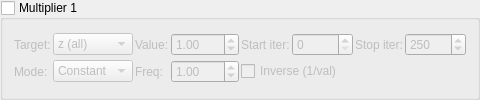
    <widget class="MyGroupBox" name="groupCheck_transf_function_enabledBx_false">
     <property name="title"><string>Multiplier 1</string></property>
     <property name="checkable"><bool>true</bool></property>
     <property name="checked"><bool>false</bool></property>
     <layout class="QGridLayout" name="gridLayout_mult1">
      <property name="spacing"><number>2</number></property>
      <item row="0" column="0">
       <widget class="QLabel"><property name="text"><string>Target:</string></property></widget>
      </item>
      <item row="0" column="1">
       <widget class="MyComboBox" name="comboBox_transf_multiplier_mode_1">
        <item><property name="text"><string notr="true">z (all)</string></property></item>
        <item><property name="text"><string notr="true">z.x</string></property></item>
        <item><property name="text"><string notr="true">z.y</string></property></item>
        <item><property name="text"><string notr="true">z.z</string></property></item>
        <item><property name="text"><string notr="true">DE</string></property></item>
        <item><property name="text"><string notr="true">color</string></property></item>
        <item><property name="text"><string notr="true">z.w</string></property></item>
        <item><property name="text"><string notr="true">z.xy</string></property></item>
        <item><property name="text"><string notr="true">z.xz</string></property></item>
        <item><property name="text"><string notr="true">z.yz</string></property></item>
       </widget>
      </item>
      <item row="0" column="2">
       <widget class="QLabel"><property name="text"><string>Value:</string></property></widget>
      </item>
      <item row="0" column="3">
       <widget class="MyDoubleSpinBox" name="spinbox_transf_scale_4">
        <property name="minimum"><double>-100.0</double></property><property name="maximum"><double>100.0</double></property>
        <property name="singleStep"><double>0.01</double></property><property name="value"><double>1.0</double></property>
       </widget>
      </item>
      <item row="0" column="4">
       <widget class="QLabel"><property name="text"><string>Start iter:</string></property></widget>
      </item>
      <item row="0" column="5">
       <widget class="MySpinBox" name="spinboxInt_transf_start_iterations_B">
        <property name="minimum"><number>0</number></property><property name="maximum"><number>10000</number></property>
        <property name="value"><number>0</number></property>
       </widget>
      </item>
      <item row="0" column="6">
       <widget class="QLabel"><property name="text"><string>Stop iter:</string></property></widget>
      </item>
      <item row="0" column="7">
       <widget class="MySpinBox" name="spinboxInt_transf_stop_iterations_B">
        <property name="minimum"><number>0</number></property><property name="maximum"><number>10000</number></property>
        <property name="value"><number>250</number></property>
       </widget>
      </item>
      <item row="1" column="0">
       <widget class="QLabel"><property name="text"><string>Mode:</string></property></widget>
      </item>
      <item row="1" column="1">
       <widget class="MyComboBox" name="comboBox_transf_multiplier_value_mode_1">
        <item><property name="text"><string notr="true">Constant</string></property></item>
        <item><property name="text"><string notr="true">Sine</string></property></item>
        <item><property name="text"><string notr="true">Ramp</string></property></item>
       </widget>
      </item>
      <item row="1" column="2">
       <widget class="QLabel"><property name="text"><string>Freq:</string></property></widget>
      </item>
      <item row="1" column="3">
       <widget class="MyDoubleSpinBox" name="spinbox_transf_multiplier_frequency_1">
        <property name="minimum"><double>0.01</double></property><property name="maximum"><double>100.0</double></property>
        <property name="singleStep"><double>0.1</double></property><property name="value"><double>1.0</double></property>
       </widget>
      </item>
      <item row="1" column="4" colspan="2">
       <widget class="MyCheckBox" name="checkBox_transf_multiplier_inverse_1">
        <property name="text"><string>Inverse (1/val)</string></property>
       </widget>
      </item>
     </layout>
    </widget>
